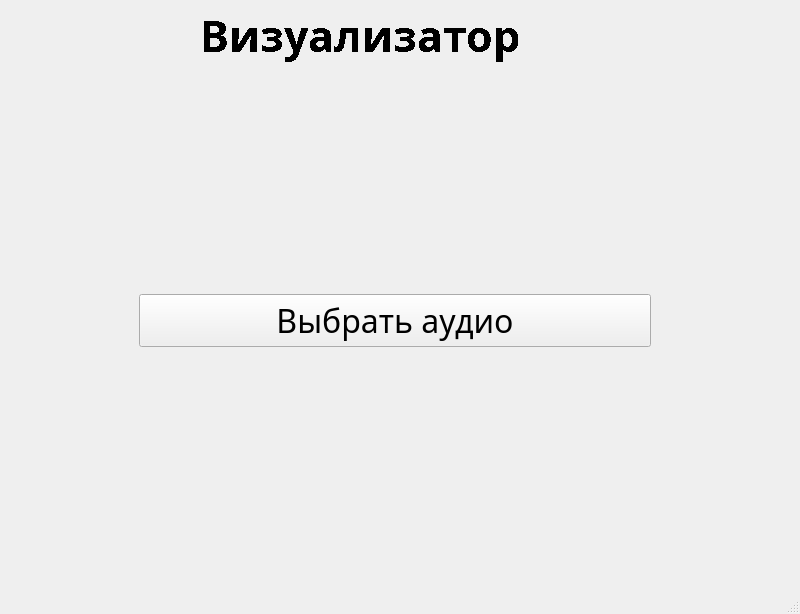
<?xml version="1.0" encoding="UTF-8"?>
<ui version="4.0">
 <class>Main</class>
 <widget class="QMainWindow" name="Main">
  <property name="geometry">
   <rect>
    <x>0</x>
    <y>0</y>
    <width>800</width>
    <height>614</height>
   </rect>
  </property>
  <property name="windowTitle">
   <string>Визуализатор</string>
  </property>
  <property name="windowIcon">
   <iconset>
    <normaloff>../../../../../../Desktop/хм/Новая папка (2)/1445985457159674217.jpg</normaloff>../../../../../../Desktop/хм/Новая папка (2)/1445985457159674217.jpg</iconset>
  </property>
  <widget class="QWidget" name="centralwidget">
   <property name="font">
    <font>
     <weight>50</weight>
     <bold>false</bold>
    </font>
   </property>
   <widget class="QWidget" name="gridLayoutWidget">
    <property name="geometry">
     <rect>
      <x>0</x>
      <y>0</y>
      <width>721</width>
      <height>71</height>
     </rect>
    </property>
    <layout class="QGridLayout" name="TitleGrid" columnminimumwidth="0">
     <property name="sizeConstraint">
      <enum>QLayout::SetDefaultConstraint</enum>
     </property>
     <property name="verticalSpacing">
      <number>6</number>
     </property>
     <item row="0" column="0">
      <widget class="QLabel" name="title">
       <property name="font">
        <font>
         <family>PT Serif</family>
         <pointsize>32</pointsize>
         <weight>75</weight>
         <bold>true</bold>
         <stylestrategy>NoAntialias</stylestrategy>
        </font>
       </property>
       <property name="cursor">
        <cursorShape>ArrowCursor</cursorShape>
       </property>
       <property name="mouseTracking">
        <bool>false</bool>
       </property>
       <property name="tabletTracking">
        <bool>false</bool>
       </property>
       <property name="focusPolicy">
        <enum>Qt::NoFocus</enum>
       </property>
       <property name="layoutDirection">
        <enum>Qt::LeftToRight</enum>
       </property>
       <property name="text">
        <string>Визуализатор</string>
       </property>
       <property name="alignment">
        <set>Qt::AlignCenter</set>
       </property>
      </widget>
     </item>
    </layout>
   </widget>
   <widget class="QWidget" name="gridLayoutWidget_2">
    <property name="geometry">
     <rect>
      <x>720</x>
      <y>0</y>
      <width>81</width>
      <height>71</height>
     </rect>
    </property>
    <layout class="QGridLayout" name="SettingsGrid">
     <item row="0" column="0">
      <widget class="QPushButton" name="pushButton">
       <property name="enabled">
        <bool>true</bool>
       </property>
       <property name="sizePolicy">
        <sizepolicy hsizetype="Fixed" vsizetype="Fixed">
         <horstretch>0</horstretch>
         <verstretch>0</verstretch>
        </sizepolicy>
       </property>
       <property name="maximumSize">
        <size>
         <width>64</width>
         <height>64</height>
        </size>
       </property>
       <property name="text">
        <string/>
       </property>
       <property name="icon">
        <iconset>
         <normaloff>../../../../../../Desktop/115801_settings_icon.png</normaloff>../../../../../../Desktop/115801_settings_icon.png</iconset>
       </property>
       <property name="iconSize">
        <size>
         <width>64</width>
         <height>64</height>
        </size>
       </property>
       <property name="flat">
        <bool>true</bool>
       </property>
      </widget>
     </item>
    </layout>
   </widget>
   <widget class="QWidget" name="gridLayoutWidget_3">
    <property name="geometry">
     <rect>
      <x>-10</x>
      <y>70</y>
      <width>811</width>
      <height>501</height>
     </rect>
    </property>
    <layout class="QGridLayout" name="mainGrid">
     <item row="0" column="0">
      <widget class="QPushButton" name="finderButton">
       <property name="maximumSize">
        <size>
         <width>512</width>
         <height>16777215</height>
        </size>
       </property>
       <property name="font">
        <font>
         <family>PT Serif</family>
         <pointsize>24</pointsize>
         <weight>50</weight>
         <bold>false</bold>
        </font>
       </property>
       <property name="text">
        <string>Выбрать аудио</string>
       </property>
       <property name="autoDefault">
        <bool>false</bool>
       </property>
       <property name="default">
        <bool>false</bool>
       </property>
       <property name="flat">
        <bool>false</bool>
       </property>
      </widget>
     </item>
    </layout>
   </widget>
  </widget>
  <widget class="QMenuBar" name="menubar">
   <property name="geometry">
    <rect>
     <x>0</x>
     <y>0</y>
     <width>800</width>
     <height>21</height>
    </rect>
   </property>
  </widget>
  <widget class="QStatusBar" name="statusbar"/>
 </widget>
 <resources/>
 <connections/>
</ui>
